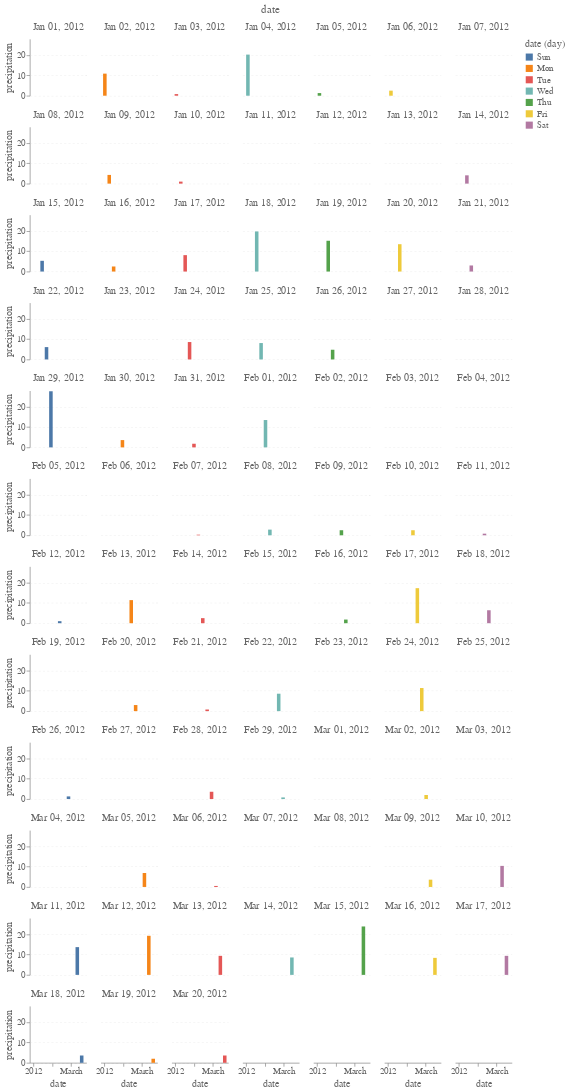

The notebook cell this image was saved under:
### Code cell
alt.Chart(df.head(80), width=80, height=80).mark_bar().encode(x='date', y='precipitation',    color=alt.Color('day(date):N')
).facet(
    facet=alt.Facet("date:T"),
    columns=7,
)

# .facet(
#     facet=alt.Facet("publication_date:T", title="Reported Deaths per Day"),
#     columns=7,

### Figure 1 — Vega-Lite specification as saved in the notebook (floating-point values rounded to 4 significant figures)
{"config": {"axis": {"labelFontSize": 12, "labelColor": "#666", "titleFontSize": 14, "titleFontWeight": "normal", "titleColor": "#666"}, "axisX": {"grid": false, "gridWidth": 0.4}, "axisY": {"gridDash": [3], "gridWidth": 0.4}, "legend": {"titleFontSize": 14, "titleFontWeight": "normal", "titleColor": "#666", "labelColor": "#666", "labelFontSize": 13}, "font": "Avenir Next, sans-serif", "header": {"labelFontSize": 14, "labelColor": "#666", "titleFontSize": 16, "titleFontWeight": "normal", "titleColor": "#666"}, "headerRow": {"labelFontSize": 14, "labelColor": "#666"}, "title": {"anchor": "start", "frame": "group", "offset": 10, "fontSize": 24, "font": "Avenir Next Demi Bold"}, "view": {"strokeWidth": 0, "continuousWidth": 600, "continuousHeight": 400}}, "data": {"name": "data-fd2bd8efdd4c7a9aaee05eecbfaa59e1"}, "facet": {"type": "temporal", "field": "date"}, "spec": {"mark": "bar", "encoding": {"color": {"type": "nominal", "field": "date", "timeUnit": "day"}, "x": {"type": "temporal", "field": "date"}, "y": {"type": "quantitative", "field": "precipitation"}}, "height": 80, "width": 80}, "columns": 7, "$schema": "https://vega.github.io/schema/vega-lite/v4.8.1.json", "datasets": {"data-fd2bd8efdd4c7a9aaee05eecbfaa59e1": [{"date": "2012-01-01T00:00:00", "precipitation": 0.0, "temp_max": 12.8, "temp_min": 5.0, "wind": 4.7, "weather": "drizzle"}, {"date": "2012-01-02T00:00:00", "precipitation": 10.9, "temp_max": 10.6, "temp_min": 2.8, "wind": 4.5, "weather": "rain"}, {"date": "2012-01-03T00:00:00", "precipitation": 0.8, "temp_max": 11.7, "temp_min": 7.2, "wind": 2.3, "weather": "rain"}, {"date": "2012-01-04T00:00:00", "precipitation": 20.3, "temp_max": 12.2, "temp_min": 5.6, "wind": 4.7, "weather": "rain"}, {"date": "2012-01-05T00:00:00", "precipitation": 1.3, "temp_max": 8.9, "temp_min": 2.8, "wind": 6.1, "weather": "rain"}, {"date": "2012-01-06T00:00:00", "precipitation": 2.5, "temp_max": 4.4, "temp_min": 2.2, "wind": 2.2, "weather": "rain"}, {"date": "2012-01-07T00:00:00", "precipitation": 0.0, "temp_max": 7.2, "temp_min": 2.8, "wind": 2.3, "weather": "rain"}, {"date": "2012-01-08T00:00:00", "precipitation": 0.0, "temp_max": 10.0, "temp_min": 2.8, "wind": 2.0, "weather": "sun"}, {"date": "2012-01-09T00:00:00", "precipitation": 4.3, "temp_max": 9.4, "temp_min": 5.0, "wind": 3.4, "weather": "rain"}, {"date": "2012-01-10T00:00:00", "precipitation": 1.0, "temp_max": 6.1, "temp_min": 0.6, "wind": 3.4, "weather": "rain"}, {"date": "2012-01-11T00:00:00", "precipitation": 0.0, "temp_max": 6.1, "temp_min": -1.1, "wind": 5.1, "weather": "sun"}, {"date": "2012-01-12T00:00:00", "precipitation": 0.0, "temp_max": 6.1, "temp_min": -1.7, "wind": 1.9, "weather": "sun"}, {"date": "2012-01-13T00:00:00", "precipitation": 0.0, "temp_max": 5.0, "temp_min": -2.8, "wind": 1.3, "weather": "sun"}, {"date": "2012-01-14T00:00:00", "precipitation": 4.1, "temp_max": 4.4, "temp_min": 0.6, "wind": 5.3, "weather": "snow"}, {"date": "2012-01-15T00:00:00", "precipitation": 5.3, "temp_max": 1.1, "temp_min": -3.3, "wind": 3.2, "weather": "snow"}, {"date": "2012-01-16T00:00:00", "precipitation": 2.5, "temp_max": 1.7, "temp_min": -2.8, "wind": 5.0, "weather": "snow"}, {"date": "2012-01-17T00:00:00", "precipitation": 8.1, "temp_max": 3.3, "temp_min": 0.0, "wind": 5.6, "weather": "snow"}, {"date": "2012-01-18T00:00:00", "precipitation": 19.8, "temp_max": 0.0, "temp_min": -2.8, "wind": 5.0, "weather": "snow"}, {"date": "2012-01-19T00:00:00", "precipitation": 15.2, "temp_max": -1.1, "temp_min": -2.8, "wind": 1.6, "weather": "snow"}, {"date": "2012-01-20T00:00:00", "precipitation": 13.5, "temp_max": 7.2, "temp_min": -1.1, "wind": 2.3, "weather": "snow"}, {"date": "2012-01-21T00:00:00", "precipitation": 3.0, "temp_max": 8.3, "temp_min": 3.3, "wind": 8.2, "weather": "rain"}, {"date": "2012-01-22T00:00:00", "precipitation": 6.1, "temp_max": 6.7, "temp_min": 2.2, "wind": 4.8, "weather": "rain"}, {"date": "2012-01-23T00:00:00", "precipitation": 0.0, "temp_max": 8.3, "temp_min": 1.1, "wind": 3.6, "weather": "rain"}, {"date": "2012-01-24T00:00:00", "precipitation": 8.6, "temp_max": 10.0, "temp_min": 2.2, "wind": 5.1, "weather": "rain"}, {"date": "2012-01-25T00:00:00", "precipitation": 8.1, "temp_max": 8.9, "temp_min": 4.4, "wind": 5.4, "weather": "rain"}, {"date": "2012-01-26T00:00:00", "precipitation": 4.8, "temp_max": 8.9, "temp_min": 1.1, "wind": 4.8, "weather": "rain"}, {"date": "2012-01-27T00:00:00", "precipitation": 0.0, "temp_max": 6.7, "temp_min": -2.2, "wind": 1.4, "weather": "drizzle"}, {"date": "2012-01-28T00:00:00", "precipitation": 0.0, "temp_max": 6.7, "temp_min": 0.6, "wind": 2.2, "weather": "rain"}, {"date": "2012-01-29T00:00:00", "precipitation": 27.7, "temp_max": 9.4, "temp_min": 3.9, "wind": 4.5, "weather": "rain"}, {"date": "2012-01-30T00:00:00", "precipitation": 3.6, "temp_max": 8.3, "temp_min": 6.1, "wind": 5.1, "weather": "rain"}, {"date": "2012-01-31T00:00:00", "precipitation": 1.8, "temp_max": 9.4, "temp_min": 6.1, "wind": 3.9, "weather": "rain"}, {"date": "2012-02-01T00:00:00", "precipitation": 13.5, "temp_max": 8.9, "temp_min": 3.3, "wind": 2.7, "weather": "rain"}, {"date": "2012-02-02T00:00:00", "precipitation": 0.0, "temp_max": 8.3, "temp_min": 1.7, "wind": 2.6, "weather": "sun"}, {"date": "2012-02-03T00:00:00", "precipitation": 0.0, "temp_max": 14.4, "temp_min": 2.2, "wind": 5.3, "weather": "sun"}, {"date": "2012-02-04T00:00:00", "precipitation": 0.0, "temp_max": 15.6, "temp_min": 5.0, "wind": 4.3, "weather": "sun"}, {"date": "2012-02-05T00:00:00", "precipitation": 0.0, "temp_max": 13.9, "temp_min": 1.7, "wind": 2.9, "weather": "sun"}, {"date": "2012-02-06T00:00:00", "precipitation": 0.0, "temp_max": 16.1, "temp_min": 1.7, "wind": 5.0, "weather": "sun"}, {"date": "2012-02-07T00:00:00", "precipitation": 0.3, "temp_max": 15.6, "temp_min": 7.8, "wind": 5.3, "weather": "rain"}, {"date": "2012-02-08T00:00:00", "precipitation": 2.8, "temp_max": 10.0, "temp_min": 5.0, "wind": 2.7, "weather": "rain"}, {"date": "2012-02-09T00:00:00", "precipitation": 2.5, "temp_max": 11.1, "temp_min": 7.8, "wind": 2.4, "weather": "rain"}, {"date": "2012-02-10T00:00:00", "precipitation": 2.5, "temp_max": 12.8, "temp_min": 6.7, "wind": 3.0, "weather": "rain"}, {"date": "2012-02-11T00:00:00", "precipitation": 0.8, "temp_max": 8.9, "temp_min": 5.6, "wind": 3.4, "weather": "rain"}, {"date": "2012-02-12T00:00:00", "precipitation": 1.0, "temp_max": 8.3, "temp_min": 5.0, "wind": 1.3, "weather": "rain"}, {"date": "2012-02-13T00:00:00", "precipitation": 11.4, "temp_max": 7.2, "temp_min": 4.4, "wind": 1.4, "weather": "rain"}, {"date": "2012-02-14T00:00:00", "precipitation": 2.5, "temp_max": 6.7, "temp_min": 1.1, "wind": 3.1, "weather": "rain"}, {"date": "2012-02-15T00:00:00", "precipitation": 0.0, "temp_max": 7.2, "temp_min": 0.6, "wind": 1.8, "weather": "drizzle"}, {"date": "2012-02-16T00:00:00", "precipitation": 1.8, "temp_max": 7.2, "temp_min": 3.3, "wind": 2.1, "weather": "rain"}, {"date": "2012-02-17T00:00:00", "precipitation": 17.3, "temp_max": 10.0, "temp_min": 4.4, "wind": 3.4, "weather": "rain"}, {"date": "2012-02-18T00:00:00", "precipitation": 6.4, "temp_max": 6.7, "temp_min": 3.9, "wind": 8.1, "weather": "rain"}, {"date": "2012-02-19T00:00:00", "precipitation": 0.0, "temp_max": 6.7, "temp_min": 2.2, "wind": 4.7, "weather": "sun"}, {"date": "2012-02-20T00:00:00", "precipitation": 3.0, "temp_max": 7.8, "temp_min": 1.7, "wind": 2.9, "weather": "rain"}, {"date": "2012-02-21T00:00:00", "precipitation": 0.8, "temp_max": 10.0, "temp_min": 7.8, "wind": 7.5, "weather": "rain"}, {"date": "2012-02-22T00:00:00", "precipitation": 8.6, "temp_max": 10.0, "temp_min": 2.8, "wind": 5.9, "weather": "rain"}, {"date": "2012-02-23T00:00:00", "precipitation": 0.0, "temp_max": 8.3, "temp_min": 2.8, "wind": 3.9, "weather": "sun"}, {"date": "2012-02-24T00:00:00", "precipitation": 11.4, "temp_max": 6.7, "temp_min": 4.4, "wind": 3.5, "weather": "rain"}, {"date": "2012-02-25T00:00:00", "precipitation": 0.0, "temp_max": 7.2, "temp_min": 2.8, "wind": 6.4, "weather": "rain"}, {"date": "2012-02-26T00:00:00", "precipitation": 1.3, "temp_max": 5.0, "temp_min": -1.1, "wind": 3.4, "weather": "snow"}, {"date": "2012-02-27T00:00:00", "precipitation": 0.0, "temp_max": 6.7, "temp_min": -2.2, "wind": 3.0, "weather": "sun"}, {"date": "2012-02-28T00:00:00", "precipitation": 3.6, "temp_max": 6.7, "temp_min": -0.6, "wind": 4.2, "weather": "snow"}, {"date": "2012-02-29T00:00:00", "precipitation": 0.8, "temp_max": 5.0, "temp_min": 1.1, "wind": 7.0, "weather": "snow"}, {"date": "2012-03-01T00:00:00", "precipitation": 0.0, "temp_max": 6.1, "temp_min": 1.1, "wind": 3.1, "weather": "sun"}, {"date": "2012-03-02T00:00:00", "precipitation": 2.0, "temp_max": 6.7, "temp_min": 3.9, "wind": 5.1, "weather": "rain"}, {"date": "2012-03-03T00:00:00", "precipitation": 0.0, "temp_max": 12.2, "temp_min": 6.7, "wind": 7.0, "weather": "sun"}, {"date": "2012-03-04T00:00:00", "precipitation": 0.0, "temp_max": 10.6, "temp_min": 6.7, "wind": 5.6, "weather": "rain"}, {"date": "2012-03-05T00:00:00", "precipitation": 6.9, "temp_max": 7.8, "temp_min": 1.1, "wind": 6.2, "weather": "rain"}, {"date": "2012-03-06T00:00:00", "precipitation": 0.5, "temp_max": 6.7, "temp_min": 0.0, "wind": 2.7, "weather": "snow"}, {"date": "2012-03-07T00:00:00", "precipitation": 0.0, "temp_max": 8.9, "temp_min": -1.7, "wind": 2.7, "weather": "sun"}, {"date": "2012-03-08T00:00:00", "precipitation": 0.0, "temp_max": 15.6, "temp_min": 0.6, "wind": 2.5, "weather": "sun"}, {"date": "2012-03-09T00:00:00", "precipitation": 3.6, "temp_max": 9.4, "temp_min": 5.0, "wind": 2.8, "weather": "rain"}, {"date": "2012-03-10T00:00:00", "precipitation": 10.4, "temp_max": 7.2, "temp_min": 6.1, "wind": 3.4, "weather": "rain"}, {"date": "2012-03-11T00:00:00", "precipitation": 13.7, "temp_max": 6.7, "temp_min": 2.8, "wind": 5.8, "weather": "rain"}, {"date": "2012-03-12T00:00:00", "precipitation": 19.3, "temp_max": 8.3, "temp_min": 0.6, "wind": 6.2, "weather": "snow"}, {"date": "2012-03-13T00:00:00", "precipitation": 9.4, "temp_max": 5.6, "temp_min": 0.6, "wind": 5.3, "weather": "snow"}, {"date": "2012-03-14T00:00:00", "precipitation": 8.6, "temp_max": 7.8, "temp_min": 1.1, "wind": 4.7, "weather": "rain"}, {"date": "2012-03-15T00:00:00", "precipitation": 23.9, "temp_max": 11.1, "temp_min": 5.6, "wind": 5.8, "weather": "snow"}, {"date": "2012-03-16T00:00:00", "precipitation": 8.4, "temp_max": 8.9, "temp_min": 3.9, "wind": 5.1, "weather": "rain"}, {"date": "2012-03-17T00:00:00", "precipitation": 9.4, "temp_max": 10.0, "temp_min": 0.6, "wind": 3.8, "weather": "snow"}, {"date": "2012-03-18T00:00:00", "precipitation": 3.6, "temp_max": 5.0, "temp_min": -0.6, "wind": 2.7, "weather": "rain"}, {"date": "2012-03-19T00:00:00", "precipitation": 2.0, "temp_max": 7.2, "temp_min": -1.1, "wind": 3.0, "weather": "rain"}, {"date": "2012-03-20T00:00:00", "precipitation": 3.6, "temp_max": 7.8, "temp_min": 2.2, "wind": 6.4, "weather": "rain"}]}}
